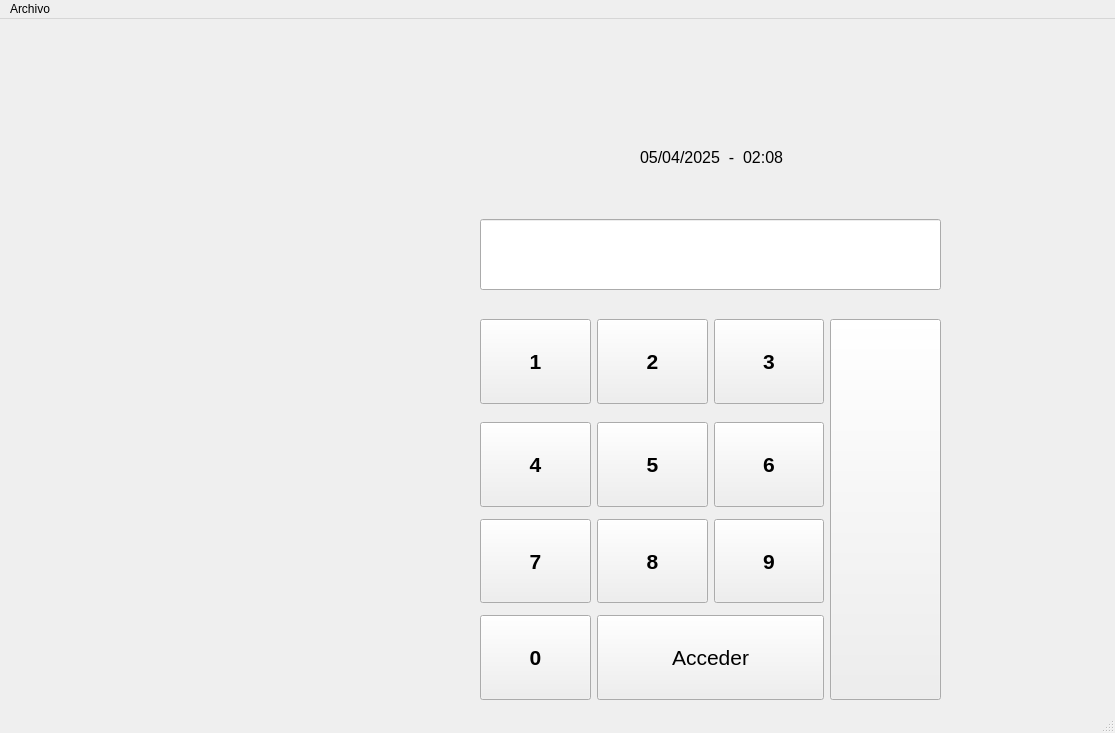
<?xml version="1.0" encoding="UTF-8"?>
<ui version="4.0">
 <class>MainWindow</class>
 <widget class="QMainWindow" name="MainWindow">
  <property name="geometry">
   <rect>
    <x>0</x>
    <y>0</y>
    <width>1115</width>
    <height>733</height>
   </rect>
  </property>
  <property name="windowTitle">
   <string>MainWindow</string>
  </property>
  <property name="styleSheet">
   <string notr="true"/>
  </property>
  <widget class="QWidget" name="centralwidget">
   <widget class="QLineEdit" name="input_login">
    <property name="geometry">
     <rect>
      <x>480</x>
      <y>200</y>
      <width>461</width>
      <height>71</height>
     </rect>
    </property>
    <property name="font">
     <font>
      <pointsize>14</pointsize>
     </font>
    </property>
    <property name="autoFillBackground">
     <bool>false</bool>
    </property>
    <property name="alignment">
     <set>Qt::AlignCenter</set>
    </property>
   </widget>
   <widget class="QWidget" name="gridLayoutWidget">
    <property name="geometry">
     <rect>
      <x>480</x>
      <y>300</y>
      <width>461</width>
      <height>381</height>
     </rect>
    </property>
    <layout class="QGridLayout" name="gridLayout_2">
     <item row="7" column="1">
      <widget class="QPushButton" name="btn_8">
       <property name="sizePolicy">
        <sizepolicy hsizetype="Expanding" vsizetype="MinimumExpanding">
         <horstretch>0</horstretch>
         <verstretch>0</verstretch>
        </sizepolicy>
       </property>
       <property name="font">
        <font>
         <pointsize>16</pointsize>
         <weight>75</weight>
         <bold>true</bold>
        </font>
       </property>
       <property name="text">
        <string>8</string>
       </property>
      </widget>
     </item>
     <item row="7" column="0">
      <widget class="QPushButton" name="btn_7">
       <property name="sizePolicy">
        <sizepolicy hsizetype="Expanding" vsizetype="Expanding">
         <horstretch>0</horstretch>
         <verstretch>0</verstretch>
        </sizepolicy>
       </property>
       <property name="font">
        <font>
         <pointsize>16</pointsize>
         <weight>75</weight>
         <bold>true</bold>
        </font>
       </property>
       <property name="text">
        <string>7</string>
       </property>
      </widget>
     </item>
     <item row="7" column="2">
      <widget class="QPushButton" name="btn_9">
       <property name="sizePolicy">
        <sizepolicy hsizetype="Expanding" vsizetype="Expanding">
         <horstretch>0</horstretch>
         <verstretch>0</verstretch>
        </sizepolicy>
       </property>
       <property name="font">
        <font>
         <pointsize>16</pointsize>
         <weight>75</weight>
         <bold>true</bold>
        </font>
       </property>
       <property name="text">
        <string>9</string>
       </property>
      </widget>
     </item>
     <item row="2" column="0">
      <widget class="QPushButton" name="btn_1">
       <property name="sizePolicy">
        <sizepolicy hsizetype="Expanding" vsizetype="Expanding">
         <horstretch>0</horstretch>
         <verstretch>0</verstretch>
        </sizepolicy>
       </property>
       <property name="font">
        <font>
         <pointsize>16</pointsize>
         <weight>75</weight>
         <bold>true</bold>
        </font>
       </property>
       <property name="text">
        <string>1</string>
       </property>
      </widget>
     </item>
     <item row="2" column="2">
      <widget class="QPushButton" name="btn_3">
       <property name="sizePolicy">
        <sizepolicy hsizetype="Expanding" vsizetype="Expanding">
         <horstretch>0</horstretch>
         <verstretch>0</verstretch>
        </sizepolicy>
       </property>
       <property name="font">
        <font>
         <pointsize>16</pointsize>
         <weight>75</weight>
         <bold>true</bold>
        </font>
       </property>
       <property name="text">
        <string>3</string>
       </property>
      </widget>
     </item>
     <item row="5" column="2">
      <widget class="QPushButton" name="btn_6">
       <property name="sizePolicy">
        <sizepolicy hsizetype="Expanding" vsizetype="Expanding">
         <horstretch>0</horstretch>
         <verstretch>0</verstretch>
        </sizepolicy>
       </property>
       <property name="font">
        <font>
         <pointsize>16</pointsize>
         <weight>75</weight>
         <bold>true</bold>
        </font>
       </property>
       <property name="text">
        <string>6</string>
       </property>
      </widget>
     </item>
     <item row="5" column="1">
      <widget class="QPushButton" name="btn_5">
       <property name="sizePolicy">
        <sizepolicy hsizetype="Expanding" vsizetype="Expanding">
         <horstretch>0</horstretch>
         <verstretch>0</verstretch>
        </sizepolicy>
       </property>
       <property name="font">
        <font>
         <pointsize>16</pointsize>
         <weight>75</weight>
         <bold>true</bold>
        </font>
       </property>
       <property name="text">
        <string>5</string>
       </property>
      </widget>
     </item>
     <item row="2" column="1">
      <widget class="QPushButton" name="btn_2">
       <property name="sizePolicy">
        <sizepolicy hsizetype="Expanding" vsizetype="Expanding">
         <horstretch>0</horstretch>
         <verstretch>0</verstretch>
        </sizepolicy>
       </property>
       <property name="font">
        <font>
         <pointsize>16</pointsize>
         <weight>75</weight>
         <bold>true</bold>
        </font>
       </property>
       <property name="text">
        <string>2</string>
       </property>
      </widget>
     </item>
     <item row="9" column="1" colspan="2">
      <widget class="QPushButton" name="btn_acceder">
       <property name="sizePolicy">
        <sizepolicy hsizetype="Expanding" vsizetype="MinimumExpanding">
         <horstretch>0</horstretch>
         <verstretch>0</verstretch>
        </sizepolicy>
       </property>
       <property name="font">
        <font>
         <pointsize>16</pointsize>
         <weight>50</weight>
         <bold>false</bold>
        </font>
       </property>
       <property name="text">
        <string>Acceder</string>
       </property>
      </widget>
     </item>
     <item row="9" column="0">
      <widget class="QPushButton" name="btn_0">
       <property name="sizePolicy">
        <sizepolicy hsizetype="Expanding" vsizetype="MinimumExpanding">
         <horstretch>0</horstretch>
         <verstretch>0</verstretch>
        </sizepolicy>
       </property>
       <property name="font">
        <font>
         <pointsize>16</pointsize>
         <weight>75</weight>
         <bold>true</bold>
        </font>
       </property>
       <property name="text">
        <string>0</string>
       </property>
      </widget>
     </item>
     <item row="2" column="3" rowspan="8">
      <widget class="QPushButton" name="btn_borrar">
       <property name="sizePolicy">
        <sizepolicy hsizetype="Expanding" vsizetype="Ignored">
         <horstretch>0</horstretch>
         <verstretch>0</verstretch>
        </sizepolicy>
       </property>
       <property name="font">
        <font>
         <pointsize>16</pointsize>
        </font>
       </property>
       <property name="text">
        <string/>
       </property>
       <property name="icon">
        <iconset>
         <normaloff>../img/elimina.png</normaloff>../img/elimina.png</iconset>
       </property>
       <property name="iconSize">
        <size>
         <width>100</width>
         <height>47</height>
        </size>
       </property>
      </widget>
     </item>
     <item row="5" column="0">
      <widget class="QPushButton" name="btn_4">
       <property name="sizePolicy">
        <sizepolicy hsizetype="Expanding" vsizetype="Expanding">
         <horstretch>0</horstretch>
         <verstretch>0</verstretch>
        </sizepolicy>
       </property>
       <property name="font">
        <font>
         <pointsize>16</pointsize>
         <weight>75</weight>
         <bold>true</bold>
        </font>
       </property>
       <property name="text">
        <string>4</string>
       </property>
      </widget>
     </item>
    </layout>
   </widget>
   <widget class="QLabel" name="label_tiempo">
    <property name="geometry">
     <rect>
      <x>640</x>
      <y>130</y>
      <width>171</width>
      <height>16</height>
     </rect>
    </property>
    <property name="font">
     <font>
      <pointsize>12</pointsize>
      <weight>50</weight>
      <bold>false</bold>
     </font>
    </property>
    <property name="text">
     <string>05/04/2025  -  02:08</string>
    </property>
   </widget>
   <widget class="QLabel" name="label">
    <property name="geometry">
     <rect>
      <x>60</x>
      <y>10</y>
      <width>231</width>
      <height>271</height>
     </rect>
    </property>
    <property name="styleSheet">
     <string notr="true"/>
    </property>
    <property name="text">
     <string/>
    </property>
    <property name="pixmap">
     <pixmap>../img/logo.png</pixmap>
    </property>
   </widget>
  </widget>
  <widget class="QMenuBar" name="menubar">
   <property name="geometry">
    <rect>
     <x>0</x>
     <y>0</y>
     <width>1115</width>
     <height>21</height>
    </rect>
   </property>
   <widget class="QMenu" name="menuArchivo">
    <property name="title">
     <string>Archivo</string>
    </property>
    <addaction name="salir"/>
   </widget>
   <addaction name="menuArchivo"/>
  </widget>
  <widget class="QStatusBar" name="statusbar"/>
  <action name="registrar">
   <property name="text">
    <string>Registrar</string>
   </property>
  </action>
  <action name="salir">
   <property name="text">
    <string>Salir</string>
   </property>
  </action>
 </widget>
 <resources/>
 <connections/>
</ui>
